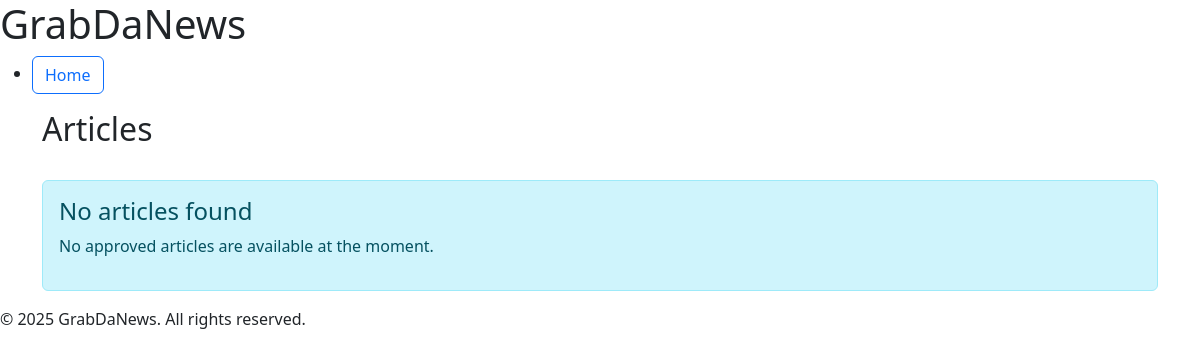
The app's page /articles/, older data.
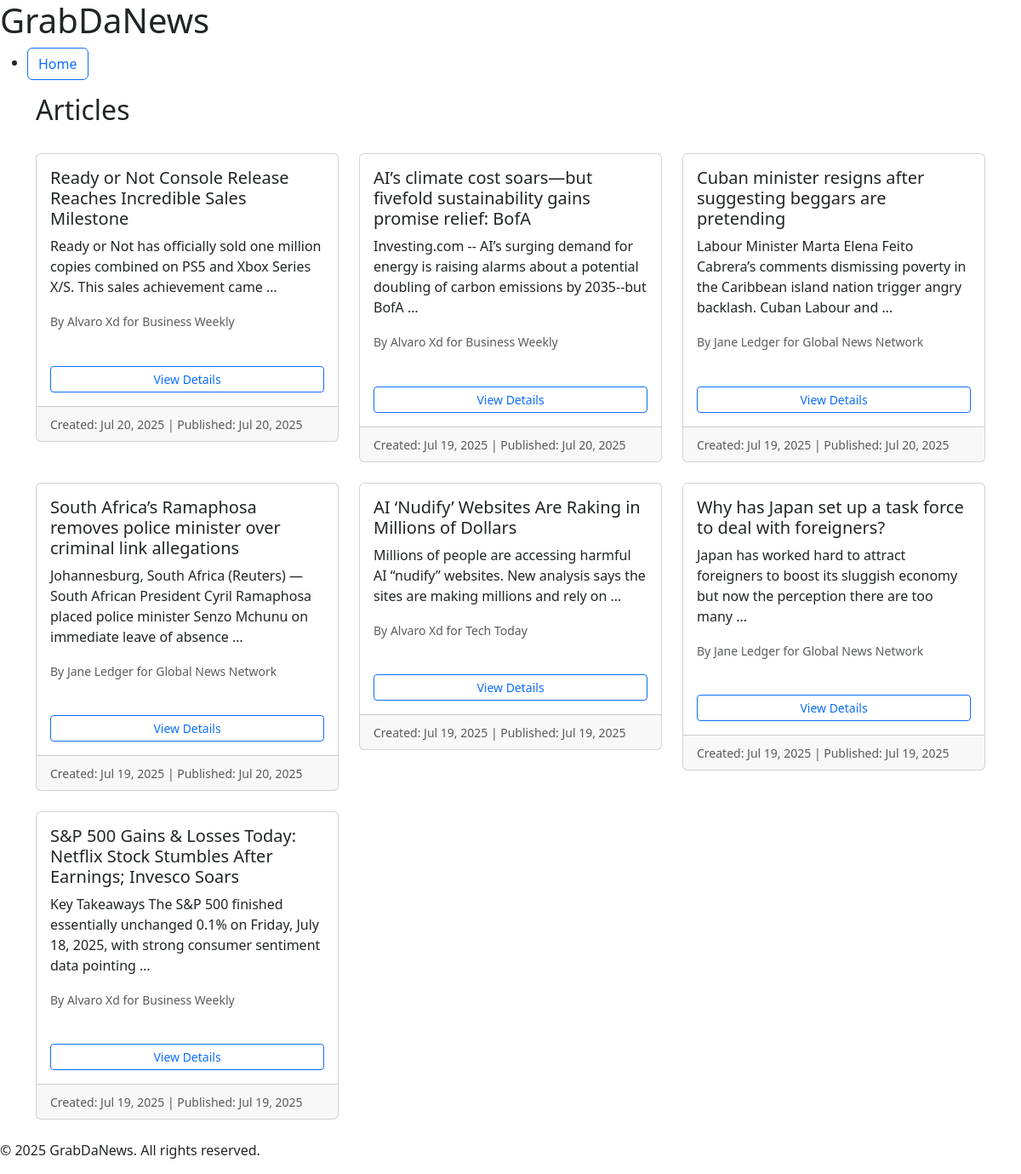
The same page, newer data.
### news/models.py (models this page shows, shortened)
class Article(models.Model):
    STATUS_CHOICES = [
        ('submitted', 'Submitted for Review'),
        ('approved', 'Approved'),
        ('rejected', 'Rejected'),
    ]
    title = models.CharField(max_length=200)
    content = models.TextField()
    author = models.ForeignKey(
        CustomUser,
        on_delete=models.CASCADE,
        limit_choices_to={'role': 'journalist'},
        related_name='authored_articles'
    )
    publisher = models.ForeignKey(
        Publisher,
        on_delete=models.CASCADE,
        related_name='articles',
        null=True,
        blank=True
    )
    status = models.CharField(
        max_length=20,
        choices=STATUS_CHOICES,
        default='submitted'
    )
    approved_by = models.ForeignKey(
        CustomUser,
        on_delete=models.SET_NULL,
        null=True,
        blank=True,
        limit_choices_to={'role': 'editor'},
        related_name='approved_articles'
    )
    published_at = models.DateTimeField(null=True, blank=True)
    created_at = models.DateTimeField(auto_now_add=True)
    updated_at = models.DateTimeField(auto_now=True)
    class Meta:
        ordering = ['-created_at']
        permissions = [
            ('can_approve_article', 'Can approve articles'),
            ('can_publish_article', 'Can publish articles'),
        ]

class CustomUser(AbstractUser):
    ROLE_CHOICES = [
        ('reader', 'Reader'),
        ('editor', 'Editor'),
        ('journalist', 'Journalist'),
    ]
    role = models.CharField(
        max_length=20,
        choices=ROLE_CHOICES,
        default='reader'
    )
    subscribed_publishers = models.ManyToManyField(
        Publisher,
        blank=True,
        related_name='subscribers'
    )
    subscribed_journalists = models.ManyToManyField(
        'self',
        blank=True,
        symmetrical=False,
        limit_choices_to={'role': 'journalist'},
        related_name='journalist_subscribers'
    )
    publishers = models.ManyToManyField(
        Publisher,
        blank=True,
        related_name='staff_members'
    )
    class Meta:
        ordering = ['username']

class Publisher(models.Model):
    name = models.CharField(max_length=200, unique=True)
    description = models.TextField(blank=True)
    class Meta:
        ordering = ['name']

### news/views.py (the view, shortened to what this page needs)
# urls.py: path('articles/', ArticleListAPIView.as_view(), name='article_list'),
def article_list(request):
    if not request.user.is_authenticated:
        articles = Article.objects.filter(status='approved')
    paginator = Paginator(articles, 10)  # Show 10 articles per page
    page_number = request.GET.get('page')
    page_obj = paginator.get_page(page_number)
    context = {
        'page_obj': page_obj,
        'articles': page_obj,
        'user_role': (request.user.role if request.user.is_authenticated
                      else None)
    }
    return render(request, 'news/article_list.html', context)

### news/templates/news/article_list.html (shortened to what this page needs)
{% extends 'base.html' %}
{% block content %}
<div class="container">
  <div class="d-flex justify-content-between align-items-center mb-4">
    <h2>Articles</h2>
  </div>
  {% if articles %}
    <div class="row">
      {% for article in articles %}
        <div class="col-md-6 col-lg-4 mb-4">
          <div class="card">
            <div class="card-body">
              <h5 class="card-title">{{ article.title }}</h5>
              <p class="card-text">{{ article.content|truncatewords:20 }}</p>
              <div class="mb-2">
                <small class="text-muted">
                  By {{ article.author.get_full_name|default:article.author.username }}
                  {% if article.publisher %} for {{ article.publisher.name }} {% endif %}
                </small>
              </div>
              <div class="mb-2">
                <span class="badge {% if article.status == 'approved' %}badge-success {% elif article.status == 'rejected' %}badge-danger {% else %}badge-warning{% endif %}">
                </span>
              </div>
              <div class="btn-group-vertical w-100">
                <a href="{% url 'article_detail' article.id %}" class="btn btn-outline-primary btn-sm">
                  View Details
                </a>
              </div>
            </div>
            <div class="card-footer">
              <small class="text-muted">
                Created: {{ article.created_at|date:"M d, Y" }}
                {% if article.published_at %} | Published: {{ article.published_at|date:"M d, Y" }} {% endif %}
              </small>
            </div>
          </div>
        </div>
      {% endfor %}
    </div>
  {% else %}
    <div class="alert alert-info">
      <h4>No articles found</h4>
      {% if user.role == 'journalist' %}
        <p>
          You haven't created any articles yet.
          <a href="{% url 'create_article' %}">Create your first article</a>!
        </p>
      {% elif user.role == 'editor' %}
        <p>
          No articles have been submitted for review from your affiliated publishers.
        </p>
      {% else %}
        <p>No approved articles are available at the moment.</p>
      {% endif %}
    </div>
  {% endif %}
</div>
{% endblock %}

Row changes from the older to the newer data that the page shows:
added Article: title "Ready or Not Console Release Reaches Incredible Sales Milestone", content "Ready or Not has officially sold one million copies combined on PS5 and Xbox Series X/S. This sales achievement came …", author.get_full_name "Alvaro Xd", publisher.name "Business Weekly", created_at "Jul 20, 2025", published_at "Jul 20, 2025"
added Article: title "AI’s climate cost soars—but fivefold sustainability gains promise relief: BofA", content "Investing.com -- AI’s surging demand for energy is raising alarms about a potential doubling of carbon emissions by 2035--but BofA …", author.get_full_name "Alvaro Xd", publisher.name "Business Weekly", created_at "Jul 19, 2025", published_at "Jul 20, 2025"
added Article: title "Cuban minister resigns after suggesting beggars are pretending", content "Labour Minister Marta Elena Feito Cabrera’s comments dismissing poverty in the Caribbean island nation trigger angry backlash. Cuban Labour and …", author.get_full_name "Jane Ledger", publisher.name "Global News Network", created_at "Jul 19, 2025", published_at "Jul 20, 2025"
added Article: title "South Africa’s Ramaphosa removes police minister over criminal link allegations", content "Johannesburg, South Africa (Reuters) — South African President Cyril Ramaphosa placed police minister Senzo Mchunu on immediate leave of absence …", author.get_full_name "Jane Ledger", publisher.name "Global News Network", created_at "Jul 19, 2025", published_at "Jul 20, 2025"
added Article: title "AI ‘Nudify’ Websites Are Raking in Millions of Dollars", content "Millions of people are accessing harmful AI “nudify” websites. New analysis says the sites are making millions and rely on …", author.get_full_name "Alvaro Xd", publisher.name "Tech Today", created_at "Jul 19, 2025", published_at "Jul 19, 2025"
added Article: title "Why has Japan set up a task force to deal with foreigners?", content "Japan has worked hard to attract foreigners to boost its sluggish economy but now the perception there are too many …", author.get_full_name "Jane Ledger", publisher.name "Global News Network", created_at "Jul 19, 2025", published_at "Jul 19, 2025"
added Article: title "S&P 500 Gains & Losses Today: Netflix Stock Stumbles After Earnings; Invesco Soars", content "Key Takeaways The S&P 500 finished essentially unchanged 0.1% on Friday, July 18, 2025, with strong consumer sentiment data pointing …", author.get_full_name "Alvaro Xd", publisher.name "Business Weekly", created_at "Jul 19, 2025", published_at "Jul 19, 2025"
Text that changed along with them:
text no longer shown: "No articles found No approved articles are available at the moment."
